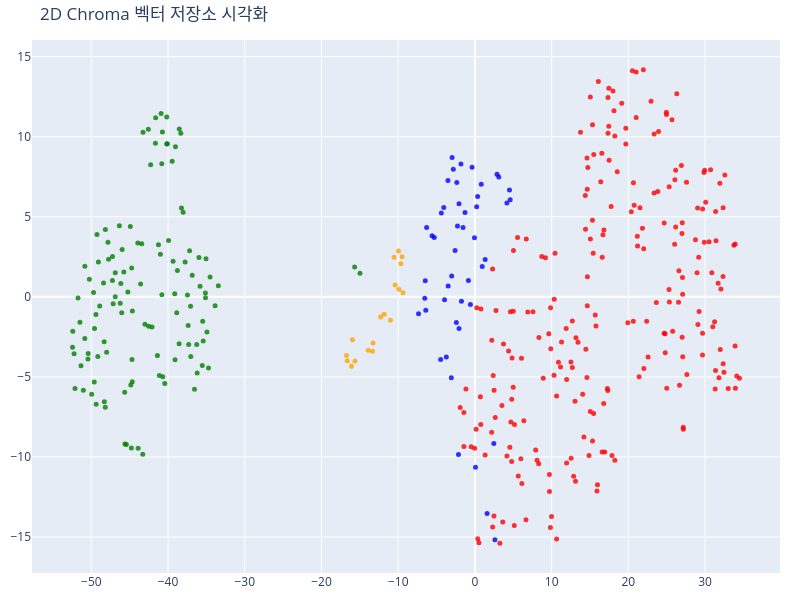

Write notebook code for a chart like this one.
### Code cell
# 사람이 이해하기 쉽도록 고차원 벡터를 2D로 시각화합니다
# t-SNE(t-분산 확률적 이웃 임베딩) 알고리즘으로 차원 축소
from sklearn.manifold import TSNE
import plotly.graph_objects as go

# t-SNE로 384차원 벡터 → 2차원으로 축소
tsne = TSNE(
    n_components=2,   # 축소할 목표 차원 수 (2D)
    random_state=42   # 재현 가능한 결과를 위한 랜덤 시드 고정
)
reduced_vectors = tsne.fit_transform(vectors)  # 실제 차원 축소 실행

# 2D 산점도 생성
fig = go.Figure(data=[go.Scatter(
    x=reduced_vectors[:, 0],    # 축소된 x좌표
    y=reduced_vectors[:, 1],    # 축소된 y좌표
    mode='markers',             # 점(marker)으로 표시
    marker=dict(
        size=5,                 # 점 크기
        color=colors,           # doc_type별 색상 적용
        opacity=0.8             # 점 투명도
    ),
    # 마우스 호버 시 표시할 텍스트 (문서 타입 + 앞 100글자 미리보기)
    text=[f"Type: {t}<br>Text: {d[:100]}..." for t, d in zip(doc_types, documents)],
    hoverinfo='text'            # 호버 시 text만 표시
)])

# 그래프 레이아웃 설정
fig.update_layout(
    title='2D Chroma 벡터 저장소 시각화',
    scene=dict(
        xaxis_title='x',        # x축 레이블
        yaxis_title='y'         # y축 레이블
    ),
    width=800,                  # 그래프 너비 (px)
    height=600,                 # 그래프 높이 (px)
    margin=dict(r=20, b=10, l=10, t=40)  # 여백 설정 (우, 하, 좌, 상)
)

fig.show()  # 그래프 출력

### Figure 1 — Plotly figure (JSON) as saved in the notebook; plotly's stock layout.template omitted (floating-point values rounded to 4 significant figures; data arrays with more than 128 entries replaced by an {"elided": "..."} marker saying what was removed)
{"data": [{"hoverinfo": "text", "marker": {"color": {"elided": "413 str values"}, "opacity": 0.8, "size": 5}, "mode": "markers", "text": {"elided": "413 str values"}, "type": "scatter", "x": {"elided": "413 float values"}, "y": {"elided": "413 float values"}}], "layout": {"height": 600, "margin": {"b": 10, "l": 10, "r": 20, "t": 40}, "scene": {"xaxis": {"title": {"text": "x"}}, "yaxis": {"title": {"text": "y"}}}, "title": {"text": "2D Chroma 벡터 저장소 시각화"}, "width": 800}}
